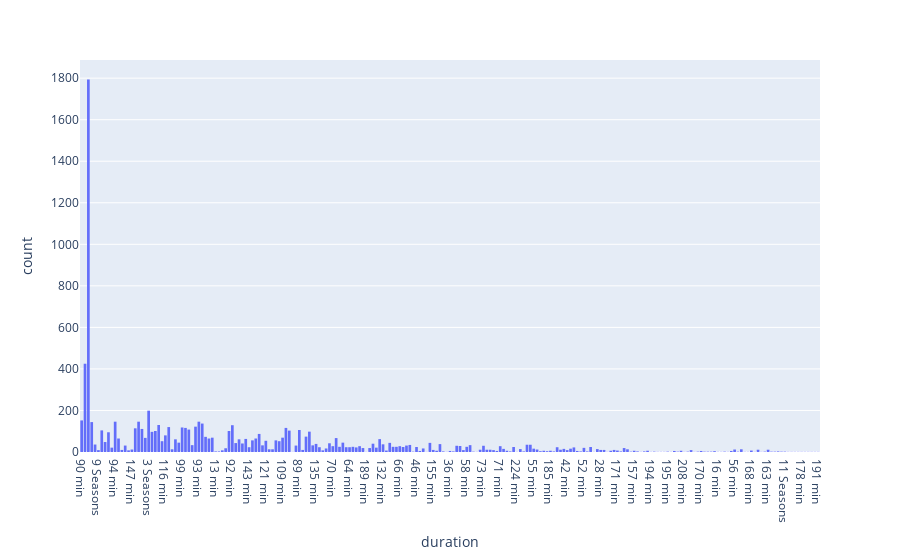

The cell this chart's notebook holds for it:
### Code cell
import plotly.express as px
   fig = px.histogram(df, x='duration')
   fig.show()

### Figure 1 — Plotly figure (JSON) as saved in the notebook; plotly's stock layout.template omitted (floating-point values rounded to 4 significant figures; data arrays with more than 128 entries replaced by an {"elided": "..."} marker saying what was removed)
{"data": [{"alignmentgroup": "True", "bingroup": "x", "hovertemplate": "duration=%{x}<br>count=%{y}<extra></extra>", "legendgroup": "", "marker": {"color": "#636efa", "pattern": {"shape": ""}}, "name": "", "offsetgroup": "", "orientation": "v", "showlegend": false, "type": "histogram", "x": {"elided": "8807 str values"}, "xaxis": "x", "yaxis": "y"}], "layout": {"autosize": true, "barmode": "relative", "legend": {"tracegroupgap": 0}, "margin": {"t": 60}, "xaxis": {"anchor": "y", "autorange": true, "domain": [0, 1], "range": [-0.5, 220.5], "title": {"text": "duration"}, "type": "category"}, "yaxis": {"anchor": "x", "autorange": true, "domain": [0, 1], "range": [0, 1887.0], "title": {"text": "count"}}}}
